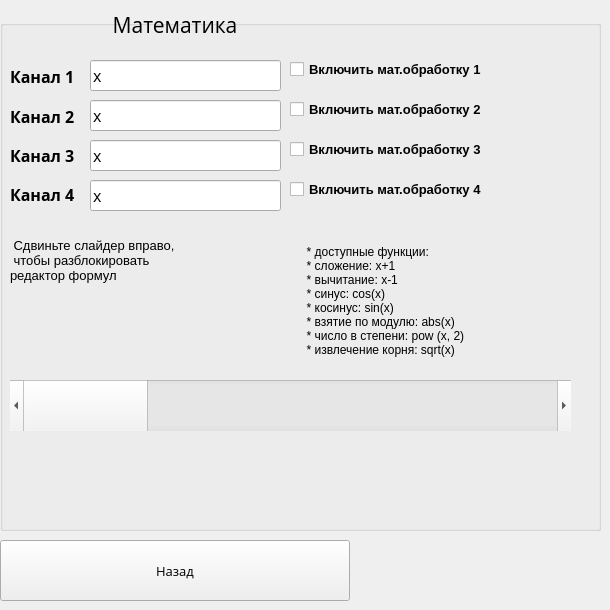
   <widget class="QWidget" name="Matematica">
    <widget class="QGroupBox" name="groupBox_14">
     <property name="geometry">
      <rect>
       <x>0</x>
       <y>20</y>
       <width>601</width>
       <height>511</height>
      </rect>
     </property>
     <property name="title">
      <string/>
     </property>
     <widget class="QWidget" name="layoutWidget_15">
      <property name="geometry">
       <rect>
        <x>10</x>
        <y>40</y>
        <width>81</width>
        <height>151</height>
       </rect>
      </property>
      <property name="font">
       <font>
        <family>Open Sans</family>
       </font>
      </property>
      <layout class="QVBoxLayout" name="verticalLayout_18">
       <item>
        <widget class="QLabel" name="label_74">
         <property name="font">
          <font>
           <family>Open Sans</family>
           <pointsize>12</pointsize>
           <weight>75</weight>
           <bold>true</bold>
          </font>
         </property>
         <property name="text">
          <string>Канал 1</string>
         </property>
        </widget>
       </item>
       <item>
        <widget class="QLabel" name="label_75">
         <property name="font">
          <font>
           <family>Open Sans</family>
           <pointsize>12</pointsize>
           <weight>75</weight>
           <bold>true</bold>
          </font>
         </property>
         <property name="text">
          <string>Канал 2</string>
         </property>
        </widget>
       </item>
       <item>
        <widget class="QLabel" name="label_76">
         <property name="font">
          <font>
           <family>Open Sans</family>
           <pointsize>12</pointsize>
           <weight>75</weight>
           <bold>true</bold>
          </font>
         </property>
         <property name="text">
          <string>Канал 3</string>
         </property>
        </widget>
       </item>
       <item>
        <widget class="QLabel" name="label_77">
         <property name="font">
          <font>
           <family>Open Sans</family>
           <pointsize>12</pointsize>
           <weight>75</weight>
           <bold>true</bold>
          </font>
         </property>
         <property name="text">
          <string>Канал 4</string>
         </property>
        </widget>
       </item>
      </layout>
     </widget>
     <widget class="QLineEdit" name="math_text_channel_1">
      <property name="enabled">
       <bool>true</bool>
      </property>
      <property name="geometry">
       <rect>
        <x>90</x>
        <y>40</y>
        <width>191</width>
        <height>31</height>
       </rect>
      </property>
      <property name="font">
       <font>
        <family>Open Sans</family>
        <pointsize>12</pointsize>
       </font>
      </property>
      <property name="text">
       <string>x</string>
      </property>
     </widget>
     <widget class="QLineEdit" name="math_text_channel_2">
      <property name="enabled">
       <bool>true</bool>
      </property>
      <property name="geometry">
       <rect>
        <x>90</x>
        <y>80</y>
        <width>191</width>
        <height>31</height>
       </rect>
      </property>
      <property name="font">
       <font>
        <family>Open Sans</family>
        <pointsize>12</pointsize>
       </font>
      </property>
      <property name="text">
       <string>x</string>
      </property>
     </widget>
     <widget class="QLineEdit" name="math_text_channel_3">
      <property name="enabled">
       <bool>true</bool>
      </property>
      <property name="geometry">
       <rect>
        <x>90</x>
        <y>120</y>
        <width>191</width>
        <height>31</height>
       </rect>
      </property>
      <property name="font">
       <font>
        <family>Open Sans</family>
        <pointsize>12</pointsize>
       </font>
      </property>
      <property name="text">
       <string>x</string>
      </property>
     </widget>
     <widget class="QLineEdit" name="math_text_channel_4">
      <property name="enabled">
       <bool>true</bool>
      </property>
      <property name="geometry">
       <rect>
        <x>90</x>
        <y>160</y>
        <width>191</width>
        <height>31</height>
       </rect>
      </property>
      <property name="font">
       <font>
        <family>Open Sans</family>
        <pointsize>12</pointsize>
       </font>
      </property>
      <property name="text">
       <string>x</string>
      </property>
     </widget>
     <widget class="QCheckBox" name="math_checkbox_channel_1">
      <property name="enabled">
       <bool>true</bool>
      </property>
      <property name="geometry">
       <rect>
        <x>290</x>
        <y>40</y>
        <width>300</width>
        <height>19</height>
       </rect>
      </property>
      <property name="font">
       <font>
        <pointsize>10</pointsize>
        <weight>75</weight>
        <bold>true</bold>
       </font>
      </property>
      <property name="text">
       <string>Включить мат.обработку 1</string>
      </property>
     </widget>
     <widget class="QCheckBox" name="math_checkbox_channel_2">
      <property name="enabled">
       <bool>true</bool>
      </property>
      <property name="geometry">
       <rect>
        <x>290</x>
        <y>80</y>
        <width>300</width>
        <height>19</height>
       </rect>
      </property>
      <property name="font">
       <font>
        <pointsize>10</pointsize>
        <weight>75</weight>
        <bold>true</bold>
       </font>
      </property>
      <property name="text">
       <string>Включить мат.обработку 2</string>
      </property>
     </widget>
     <widget class="QCheckBox" name="math_checkbox_channel_3">
      <property name="enabled">
       <bool>true</bool>
      </property>
      <property name="geometry">
       <rect>
        <x>290</x>
        <y>120</y>
        <width>300</width>
        <height>19</height>
       </rect>
      </property>
      <property name="font">
       <font>
        <pointsize>10</pointsize>
        <weight>75</weight>
        <bold>true</bold>
       </font>
      </property>
      <property name="text">
       <string>Включить мат.обработку 3</string>
      </property>
     </widget>
     <widget class="QCheckBox" name="math_checkbox_channel_4">
      <property name="enabled">
       <bool>true</bool>
      </property>
      <property name="geometry">
       <rect>
        <x>290</x>
        <y>160</y>
        <width>300</width>
        <height>19</height>
       </rect>
      </property>
      <property name="font">
       <font>
        <pointsize>10</pointsize>
        <weight>75</weight>
        <bold>true</bold>
       </font>
      </property>
      <property name="text">
       <string>Включить мат.обработку 4</string>
      </property>
     </widget>
     <widget class="QLabel" name="label_82">
      <property name="geometry">
       <rect>
        <x>290</x>
        <y>180</y>
        <width>300</width>
        <height>201</height>
       </rect>
      </property>
      <property name="font">
       <font>
        <pointsize>9</pointsize>
       </font>
      </property>
      <property name="text">
       <string>     * доступные функции:
     * сложение: x+1
     * вычитание: x-1
     * синус: cos(x)
     * косинус: sin(x)
     * взятие по модулю: abs(x)
     * число в степени: pow (x, 2)
     * извлечение корня: sqrt(x)</string>
      </property>
     </widget>
     <widget class="QScrollBar" name="horizontalScrollBar_2">
      <property name="geometry">
       <rect>
        <x>10</x>
        <y>360</y>
        <width>561</width>
        <height>51</height>
       </rect>
      </property>
      <property name="pageStep">
       <number>30</number>
      </property>
      <property name="orientation">
       <enum>Qt::Horizontal</enum>
      </property>
     </widget>
     <widget class="QLabel" name="label_85">
      <property name="geometry">
       <rect>
        <x>10</x>
        <y>200</y>
        <width>291</width>
        <height>81</height>
       </rect>
      </property>
      <property name="font">
       <font>
        <pointsize>10</pointsize>
       </font>
      </property>
      <property name="text">
       <string> Сдвиньте слайдер вправо,
 чтобы разблокировать
редактор формул</string>
      </property>
     </widget>
    </widget>
    <widget class="QLabel" name="label_83">
     <property name="geometry">
      <rect>
       <x>0</x>
       <y>0</y>
       <width>350</width>
       <height>50</height>
      </rect>
     </property>
     <property name="font">
      <font>
       <family>Open Sans</family>
       <pointsize>16</pointsize>
      </font>
     </property>
     <property name="text">
      <string>Математика</string>
     </property>
     <property name="alignment">
      <set>Qt::AlignCenter</set>
     </property>
    </widget>
    <widget class="QPushButton" name="pushButton_41">
     <property name="geometry">
      <rect>
       <x>0</x>
       <y>540</y>
       <width>350</width>
       <height>61</height>
      </rect>
     </property>
     <property name="font">
      <font>
       <family>Open Sans</family>
       <pointsize>10</pointsize>
      </font>
     </property>
     <property name="text">
      <string>Назад</string>
     </property>
    </widget>
   </widget>
